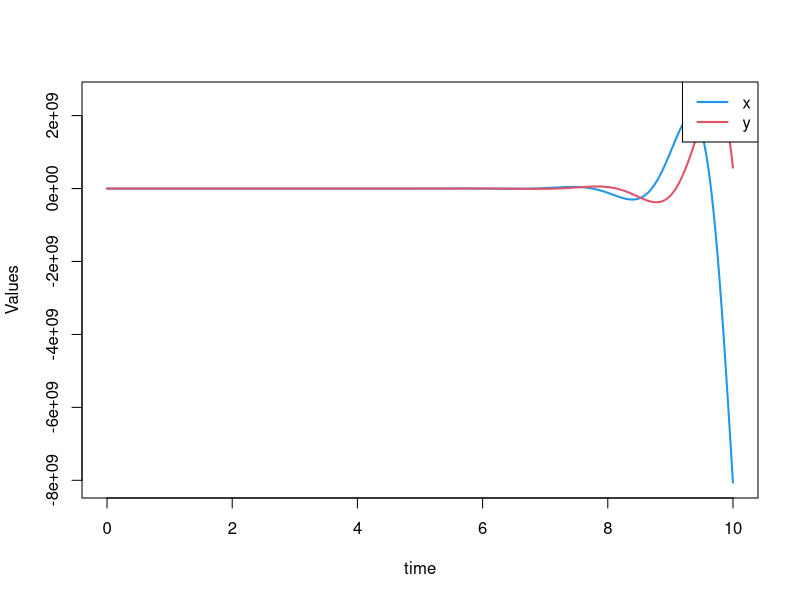
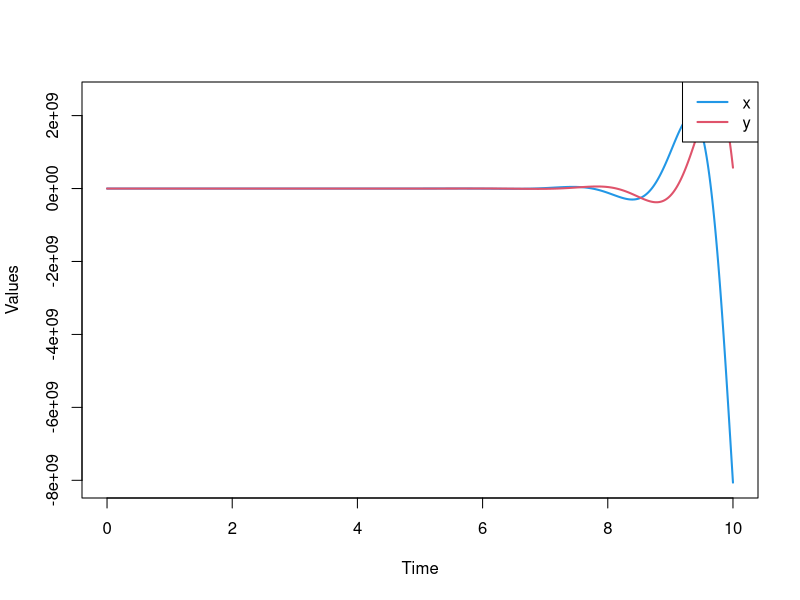
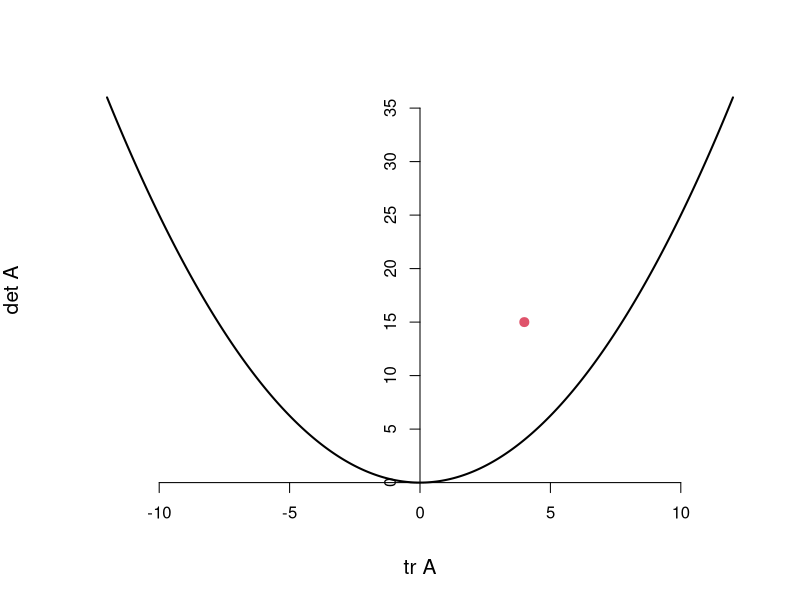
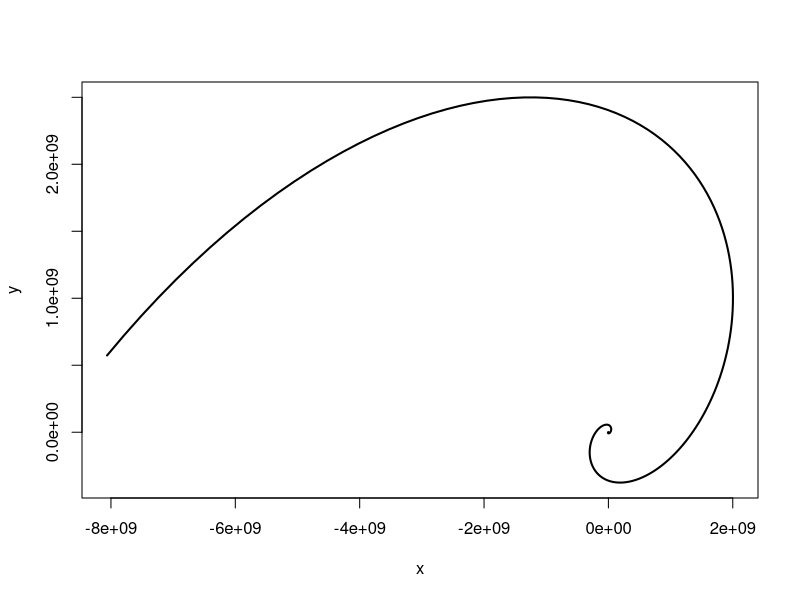

The R source for these figures, in order:
## ---- chunk 1
knitr::opts_chunk$set(echo = T)

library(deSolve)
## ---- chunk 2
linMod <- function(t, state, parameters){
  with(as.list(c(state, parameters)),{  
    dx <- dxx*x + dxy*y
    dy <- dyx*x + dyy*y
    list(c(dx, dy))
  })
}
## ---- chunk 3
parameters <- c(dxx = 3,
                dxy = -6,
                dyx = 2,
                dyy = 1
                )
                

## ---- chunk 4
time <- seq(0, 10, 0.01)
state <- c(x = 10,
           y = 10)
## ---- chunk 5
A <- with(as.list(c(parameters)), rbind(c(dxx,dxy),c(dyx,dyy))) #Matrix representing linear system
  

eigenA <- eigen(A) #Computes eigenvalues and eigenvectors of matrix A
  
const <- solve(eigenA$vectors,state) #Compute integration constant

x <- with(as.list(c(eigenA,parameters)), #defines the values of x over time based on ODEs
          Re(vectors[1,1]*const[1]*exp(values[1]*time)+vectors[1,2]*const[2]*exp(values[2]*time))
          )
y <- with(as.list(c(eigenA,parameters)), #defines the values of y over time based on ODEs
          Re(vectors[2,1]*const[1]*exp(values[1]*time)+vectors[2,2]*const[2]*exp(values[2]*time))
          )

plot(time,x,col=4,type="l",lwd=2,ylim=range(c(x,y)),ylab = "Values")
lines(time,y,col=2,lwd = 2)
legend("topright",legend = c("x","y"),col = c(4,2),lwd = 2) #Define plot legend
## ---- chunk 6

out <- ode(y = state,#Initial conditions 
           times = time, #Time definition
           func = linMod, #Name of function defining ODEs
           parms = parameters #Parameter values
           )

plot(out[,"time"],out[,"x"],col=4,lwd=2,type="l",xlab="Time",ylab="Values",ylim=range(c(x,y))) #Plot x vs time
lines(out[,"time"],out[,"y"],col=2,lwd=2) #Plot y vs time
legend("topright",legend = c("x","y"),col = c(4,2),lwd = 2) #Define plot legend

## ---- chunk 7
traceA <- sum(diag(A))
detA <- det(A)
desA <- traceA^2 - 4*det(A)

mt <- abs(traceA)
plot(seq(-3*mt,3*mt,0.01),seq(-3*mt,3*mt,0.01)^2/4,xlab="tr A",ylab="det A",
     type="l",lwd=2,ylim=c(min(detA-10,0),max((3*mt)^2/4,detA+10)),cex.lab=1.25,cex.axis=1.25,axes=F)
axis(1, pos=0)
axis(2, pos=0)  
points(traceA,detA,pch=19,col=2,cex=1.2)
## ---- chunk 8
plot(x,y,col=1,type="l",lwd=2,xlim=range(x),ylim=range(y),xlab="x",ylab = "y")
